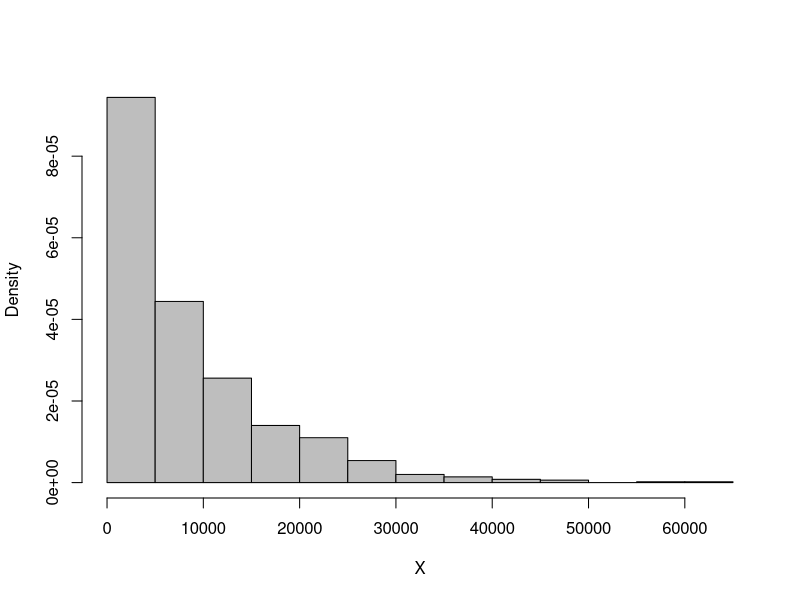

This chart was generated by the following R code:
## ---- chunk 1
knitr::opts_chunk$set(echo = TRUE)
require(dplyr)
## ---- chunk 2
CambHalfLife = 5730; LibbyHalfLife = 5568
(CambRate = -log(0.5)/CambHalfLife); 1/CambRate
(LibbyRate = -log(0.5)/LibbyHalfLife); 1/LibbyRate

set.seed(1949); negExpMC = rexp(n = 1000, rate = CambRate)
hist(x = negExpMC, xlab = "X", main = NA, col = "gray", freq = FALSE)
